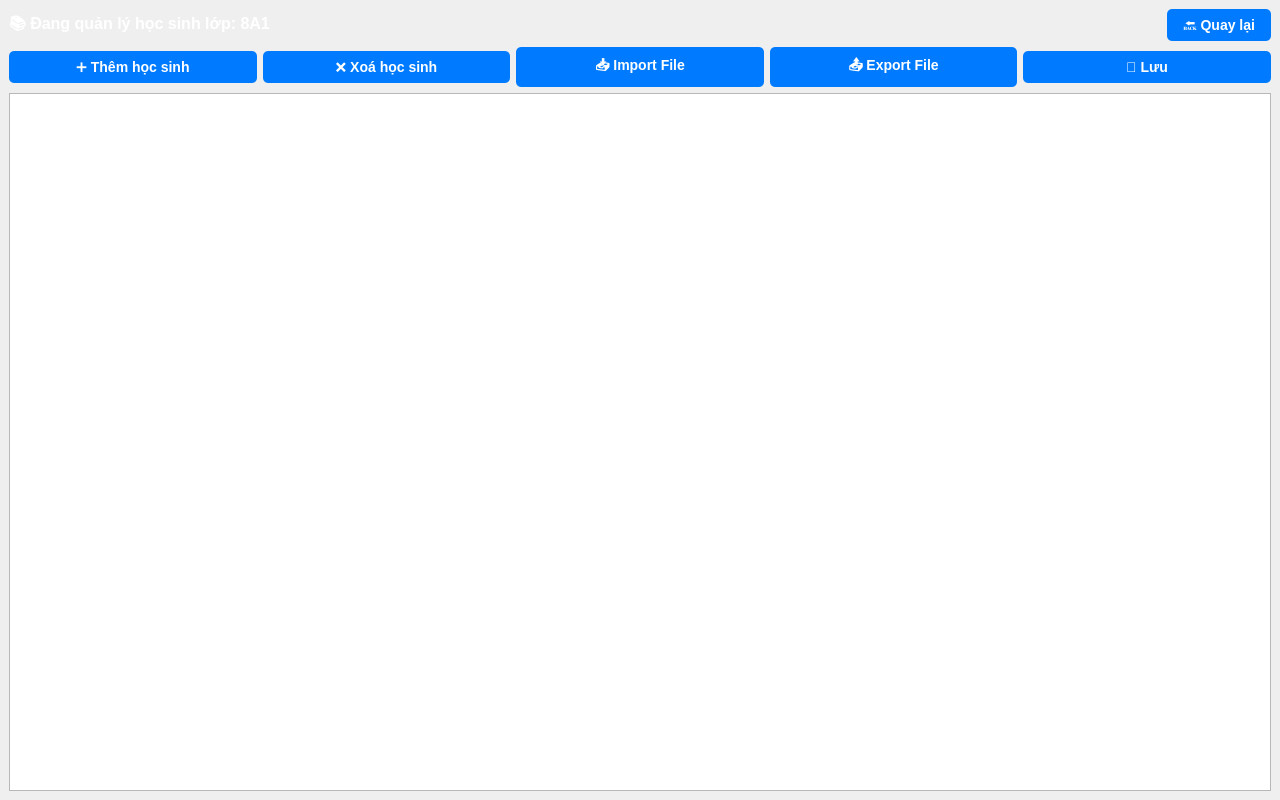
<?xml version="1.0" encoding="UTF-8"?>
<ui version="4.0">
 <class>AdminManageStudentWindow</class>
 <widget class="QMainWindow" name="AdminManageStudentWindow">
  <property name="geometry">
   <rect>
    <x>0</x>
    <y>0</y>
    <width>1280</width>
    <height>800</height>
   </rect>
  </property>
  <property name="windowTitle">
   <string>Admin - Quản lý học sinh</string>
  </property>
  <widget class="QWidget" name="centralwidget">
   <property name="styleSheet">
    <string notr="true">
QWidget {
    font-family: 'Segoe UI', Arial, sans-serif;
    font-size: 14px;
}
QPushButton {
    background-color: #007BFF;
    color: white;
    font-weight: bold;
    border: none;
    border-radius: 5px;
    padding: 8px 16px;
}
QPushButton:hover {
    background-color: #0056b3;
}
    </string>
   </property>
   <layout class="QVBoxLayout" name="mainLayout">
    <item>
     <layout class="QHBoxLayout" name="topRow">
      <item>
       <widget class="QLabel" name="labelClassName">
        <property name="styleSheet">
         <string notr="true">color: white; font-weight: bold; font-size: 16px;</string>
        </property>
        <property name="text">
         <string>📚 Đang quản lý học sinh lớp: 8A1</string>
        </property>
       </widget>
      </item>
      <item>
       <spacer name="spacer1">
        <property name="orientation">
         <enum>Qt::Horizontal</enum>
        </property>
        <property name="sizeHint" stdset="0">
         <size>
          <width>40</width>
          <height>20</height>
         </size>
        </property>
       </spacer>
      </item>
      <item>
       <widget class="QPushButton" name="btnBack">
        <property name="text">
         <string>🔙 Quay lại</string>
        </property>
       </widget>
      </item>
     </layout>
    </item>
    <item>
     <layout class="QHBoxLayout" name="actionButtons">
      <item>
       <widget class="QPushButton" name="btnAdd">
        <property name="text">
         <string>➕ Thêm học sinh</string>
        </property>
       </widget>
      </item>
      <item>
       <widget class="QPushButton" name="btnRemove">
        <property name="text">
         <string>❌ Xoá học sinh</string>
        </property>
       </widget>
      </item>
      <item>
       <widget class="QPushButton" name="btnImport">
        <property name="text">
         <string>📥 Import File</string>
        </property>
       </widget>
      </item>
      <item>
       <widget class="QPushButton" name="btnExport">
        <property name="text">
         <string>📤 Export File</string>
        </property>
       </widget>
      </item>
      <item>
       <widget class="QPushButton" name="btnSave">
        <property name="text">
         <string>💾 Lưu</string>
        </property>
       </widget>
      </item>
     </layout>
    </item>
    <item>
     <widget class="QTableView" name="tableStudents">
      <property name="alternatingRowColors">
       <bool>true</bool>
      </property>
      <property name="selectionBehavior">
       <enum>QAbstractItemView::SelectItems</enum>
      </property>
     </widget>
    </item>
   </layout>
  </widget>
 </widget>
 <resources/>
 <connections/>
</ui>
